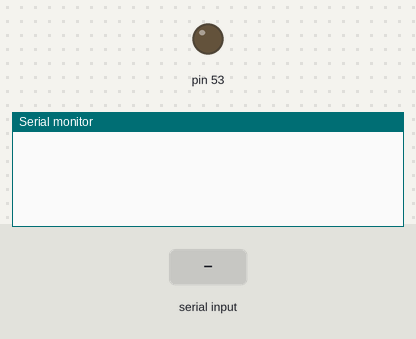
The sketch below on a simulated Arduino Mega 2560, built with avr-gcc and run on an emulated ATmega2560. On the bench: output pins drawn as LEDs (lit = HIGH), the last lines printed to the serial monitor. The test bench sets the inputs (shaded band). Storage starts empty.

Above: at 1.2 s.
1.3 s: "SD_LS\n" received over Serial
At 2.0 s:
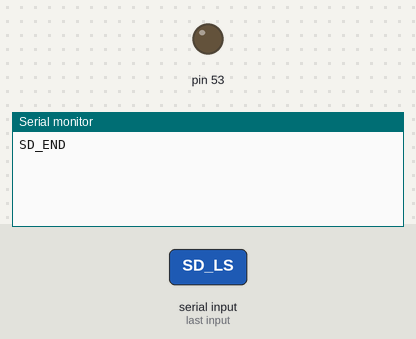
2.8 s: "SD_READ:\n" received over Serial
At 3.3 s:
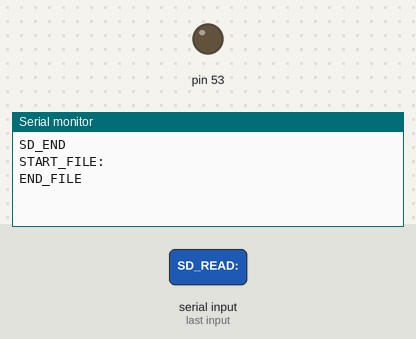
4.3 s: "SD_WRITE:\n" received over Serial
At 5.7 s:
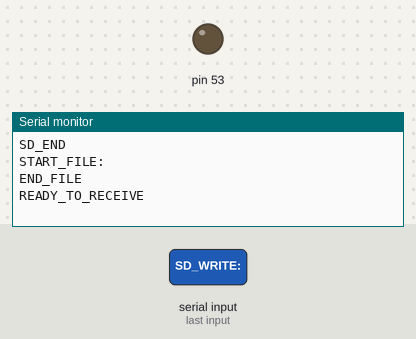

The sketch:

SandboxedTest1.ino
```cpp
/* * MFKB SD BRIDGE v1.1 (Isolated Test Version)
 * Handshake enabled for safe writing
 */

#include <SPI.h>
#include <SD.h>

const int chipSelect = 53;

void setup() {
  Serial.begin(115200);
  pinMode(53, OUTPUT);
  if (!SD.begin(chipSelect)) {
    // Initialized
  }
}

void loop() {
  if (Serial.available() > 0) {
    String cmd = Serial.readStringUntil('\n');
    cmd.trim();

    if (cmd == "SD_LS") {
      listFiles();
    }
    else if (cmd.startsWith("SD_READ:")) {
      String filename = cmd.substring(8);
      sendFile(filename);
    }
    else if (cmd.startsWith("SD_WRITE:")) {
      String filename = cmd.substring(9);
      receiveFile(filename);
    }
    else if (cmd.startsWith("SD_DEL:")) {
      String filename = cmd.substring(7);
      if (SD.exists(filename)) {
        SD.remove(filename);
        Serial.println("DEL_OK");
      }
    }
  }
}

void listFiles() {
  File root = SD.open("/");
  while (true) {
    File entry = root.openNextFile();
    if (!entry) break;
    Serial.print("FILE:");
    Serial.print(entry.name());
    Serial.print("|");
    Serial.println(entry.size());
    entry.close();
  }
  Serial.println("SD_END");
  root.close();
}

void sendFile(String filename) {
  if (SD.exists(filename)) {
    File f = SD.open(filename);
    Serial.print("START_FILE:");
    Serial.println(filename);
    while (f.available()) {
      Serial.write(f.read());
    }
    Serial.println("\nEND_FILE");
    f.close();
  } else {
    Serial.println("ERR:NOT_FOUND");
  }
}

void receiveFile(String filename) {
  if (SD.exists(filename)) {
    SD.remove(filename);
  }

  File f = SD.open(filename, FILE_WRITE);
  if (!f) {
    Serial.println("ERR:CANT_WRITE");
    return;
  }

  Serial.println("READY_TO_RECEIVE");

  while (true) {
    if (Serial.available()) {
      String line = Serial.readStringUntil('\n');
      if (line == "SD_EOF") break;

      f.println(line);
      Serial.println("ACK"); // Send acknowledge back to Python
    }
  }
  f.close();
  Serial.println("WRITE_OK");
}
```

Measured:
- after the input at 1.3 s, the serial monitor: prints a new line at once (image 1)
- after the input at 2.8 s, the serial monitor: prints a new line at once (image 2)
- after the input at 4.3 s, the serial monitor: prints a new line at once (image 3)
